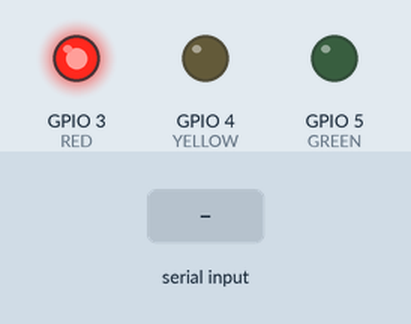
Recording of a program running on a simulated ESP32 board running MicroPython. Shown: output pins drawn as LEDs (lit = HIGH). The test bench sets the inputs (shaded band). What the program prints to the serial console is not drawn.

Above: at 1.2 s.
1.3 s: "PING" typed at the serial console, then Enter
2.8 s: "STATE:" typed at the serial console, then Enter
Timing chart, 0 to 5.8 s (numbered marks = the images above; inputs shaded):
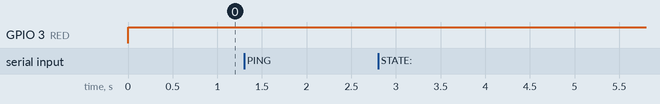

Measured:
- after the input at 1.3 s, every drawn part: stays the same
- after the input at 2.8 s, every drawn part: stays the same

The program:

main.py
```python
"""MicroPython firmware for the three-colour ESP32-C3 status light.

Protocol:
    host -> board: STATE:<name>\n
    board -> host: OK:<name>\n

The retail unit used for this project has counter-intuitive wire colours.  The
GPIO mapping below is the tested mapping for that unit, independent of the
colours printed on its wires.
"""

from machine import Pin, PWM
import select
import sys
import time


RED = PWM(Pin(3, Pin.OUT), freq=1000, duty=0)
YELLOW = PWM(Pin(4, Pin.OUT), freq=1000, duty=0)
GREEN = PWM(Pin(5, Pin.OUT), freq=1000, duty=0)

pulse = 0
state = "OFF"


def leds(red, yellow, green):
    RED.duty(red)
    YELLOW.duty(yellow)
    GREEN.duty(green)


def fx_idle():
    global pulse
    phase = pulse % 200
    brightness = phase * 10 if phase < 100 else (200 - phase) * 10
    leds(0, 0, brightness)


def fx_thinking():
    leds(0, 1023, 0) if (pulse % 60) < 20 else leds(0, 0, 0)


def fx_busy():
    leds(0, 1023, 0) if (pulse % 80) < 40 else leds(0, 0, 1023)


def fx_success():
    leds(0, 0, 1023)


def fx_error():
    leds(1023, 0, 0) if (pulse % 30) < 15 else leds(0, 0, 0)


def fx_confirm():
    leds(0, 1023, 0)


def fx_off():
    # OFF means OpenClaw/Gateway unavailable, not electrical power-off.
    leds(1023, 0, 0)


EFFECTS = {
    "IDLE": fx_idle,
    "THINKING": fx_thinking,
    "BUSY": fx_busy,
    "SUCCESS": fx_success,
    "DONE": fx_success,
    "ERROR": fx_error,
    "WAIT_CONFIRM": fx_confirm,
    "OFF": fx_off,
}


print("READY")
buffer = ""
poller = select.poll()
poller.register(sys.stdin, select.POLLIN)

while True:
    if poller.poll(0):
        char = sys.stdin.read(1)
        if char == "\n":
            command = buffer.strip()
            buffer = ""
            if command == "PING":
                print("PONG")
            elif command.startswith("STATE:"):
                requested = command[6:].strip().upper()
                if requested in EFFECTS:
                    state = requested
                    print("OK:" + state)
                else:
                    print("ERR:Unknown")
            elif command:
                print("ERR:Unknown")
        elif char:
            buffer += char

    EFFECTS.get(state, fx_off)()
    pulse = (pulse + 1) % 10000
    time.sleep_ms(10)
```

boot.py
```python
"""Boot banner for the ESP32-C3 traffic-light firmware."""

print("AI Cockpit Status Light - serial mode")
print("Waiting for STATE:<name> commands on USB serial")
```
